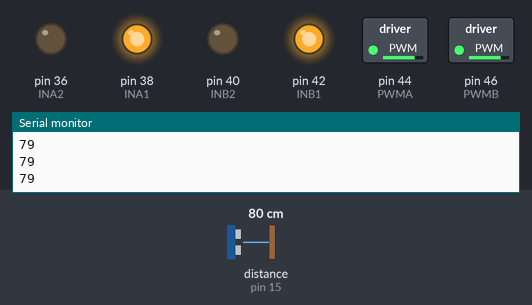
Bench run of a sketch on a simulated Arduino Mega 2560, built with avr-gcc and run on an emulated ATmega2560. On the bench: switched loads named in the sketch (green lamp = pin HIGH), output pins drawn as LEDs (lit = HIGH), the last lines printed to the serial monitor. Wiring (inferred from the names in the program): ultrasonic range finder: trigger pin 14; echo pin 15. Dashed ring = blinking. The inputs (shaded band) are chosen by the test bench; at power-on: distance to the obstacle (sensor on pin 15) 80 cm. The echo pulse lasts 58.3 µs per cm; pins used as bus, display or sensor lines are not drawn.

Above: at 1.2 s.
1.3 s: distance to the obstacle (sensor on pin 15) set to 17 cm
2.8 s: distance to the obstacle (sensor on pin 15) set to 14 cm
At 3.08 s:
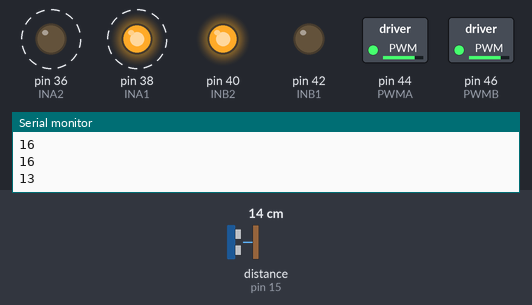
5.8 s: distance to the obstacle (sensor on pin 15) set to 18 cm
At 6.3 s:
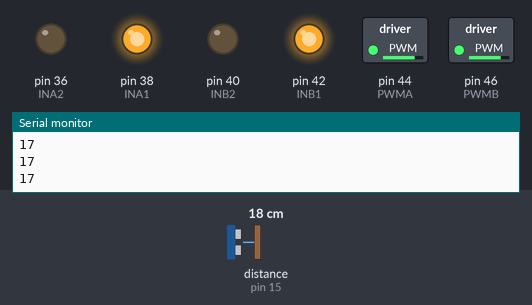
7.5 s: distance to the obstacle (sensor on pin 15) set to 2 cm
At 7.58 s:
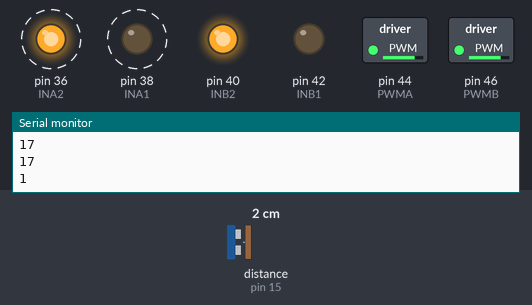
Timing chart, 0 to 11.5 s (numbered marks = the images above; inputs shaded):
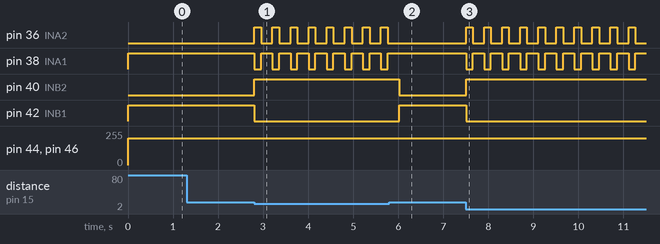

The sketch:

engelden_ka_an_robot.ino
```cpp
#define echoPin 15
#define trigPin 14
#define INA1 38
#define INA2 36
#define INB1 42
#define INB2 40
#define PWMA 44
#define PWMB 46

#define on_far 51
#define arka_far 48
#define sol_sinyal 53
#define sag_sinyal 49


long sure, uzaklik; //süre ve uzaklık diye iki değişken tanımlıyoruz.

void setup() {


  // ultrasonik sensör Trig pininden ses dalgaları gönderdiği için OUTPUT (Çıkış),
  // bu dalgaları Echo pini ile geri aldığı için INPUT (Giriş) olarak tanımlanır.
  pinMode(echoPin, INPUT);
  pinMode(trigPin, OUTPUT);

pinMode(INA1, OUTPUT); // Sensör ve Motorların Giriş-Çıkış bilgilerini belirtiyoruz.
  pinMode(INA2, OUTPUT);

  pinMode(INB1, OUTPUT);
  pinMode(INB2, OUTPUT);

  Serial.begin(9600);

}

void loop() {


  digitalWrite(trigPin, LOW); //sensör pasif hale getirildi
  delayMicroseconds(5);
  digitalWrite(trigPin, HIGH); //Sensore ses dalgasının üretmesi için emir verildi
  delayMicroseconds(10);
  digitalWrite(trigPin, LOW); //Yeni dalgaların üretilmemesi için trig pini LOW konumuna getirildi

  sure = pulseIn(echoPin, HIGH); //ses dalgasının geri dönmesi için geçen sure ölçülüyor
  uzaklik = sure / 29.1 / 2; //ölçülen süre uzaklığa çevriliyor

  Serial.println(uzaklik);

  if (uzaklik < 15) // Uzaklık 15'den küçük ise,
  {
    geri(200);  // 150 ms geri git
    delay(150);
    sag(200);  // 250 ms sağa dön
    delay(250);
  }
  else {  // değil ise,
    ileri(200); // ileri git
  }

}


void ileri(int hiz){  // Robotun ileri yönde hareketi için fonksiyon tanımlıyoruz.

   digitalWrite (INA1, 1);
  digitalWrite (INA2, 0);
  analogWrite (PWMA, hiz);

  digitalWrite (INB1, 1);
  digitalWrite (INB2, 0);
  analogWrite (PWMB, hiz);

   digitalWrite(on_far, HIGH);
  digitalWrite(arka_far, LOW);
  digitalWrite(sol_sinyal, LOW);
  digitalWrite(sag_sinyal, LOW);
}


void sag(int hiz){ // Robotun sağa dönme hareketi için fonksiyon tanımlıyoruz.

  digitalWrite (INA1, 1);
  digitalWrite (INA2, 0);
  analogWrite (PWMA, hiz);

  digitalWrite (INB1, 0);
  digitalWrite (INB2, 1);
  analogWrite (PWMB, hiz);


  digitalWrite(on_far, LOW);
  digitalWrite(arka_far, LOW);
  digitalWrite(sol_sinyal, LOW);
  digitalWrite(sag_sinyal, HIGH);
}


void geri(int hiz){ // Robotun geri yönde hareketi için fonksiyon tanımlıyoruz.

 digitalWrite (INA1, 0);
  digitalWrite (INA2, 1);
  analogWrite (PWMA, hiz);

  digitalWrite (INB1, 0);
  digitalWrite (INB2, 1);
  analogWrite (PWMB, hiz);

 digitalWrite(on_far, LOW);
  digitalWrite(arka_far, HIGH);
  digitalWrite(sol_sinyal, LOW);
  digitalWrite(sag_sinyal, LOW);
}
```

Measured:
- the behaviour switches between 16 and 15 cm on distance to the obstacle (sensor on pin 15) (found by bisection; images 0 and 1)
- after the input at 2.8 s, pin 36 (INA2): alternates HIGH for 0.15 s and LOW for 0.25 s, starting at once; pin 38 (INA1): alternates HIGH for 0.25 s and LOW for 0.15 s, starting at once; pin 40 (INB2): LOW → HIGH at once; pin 42 (INB1): HIGH → LOW at once
- after the input at 5.8 s, pin 36 (INA2): stops changing and stays LOW; pin 38 (INA1): stops changing and stays HIGH; pin 40 (INB2): HIGH → LOW after 0.22 s; pin 42 (INB1): LOW → HIGH after 0.22 s
- after the input at 7.5 s, pin 36 (INA2): alternates HIGH for 0.15 s and LOW for 0.25 s, starting at once; pin 38 (INA1): alternates HIGH for 0.25 s and LOW for 0.15 s, starting at once; pin 40 (INB2): LOW → HIGH at once; pin 42 (INB1): HIGH → LOW at once
